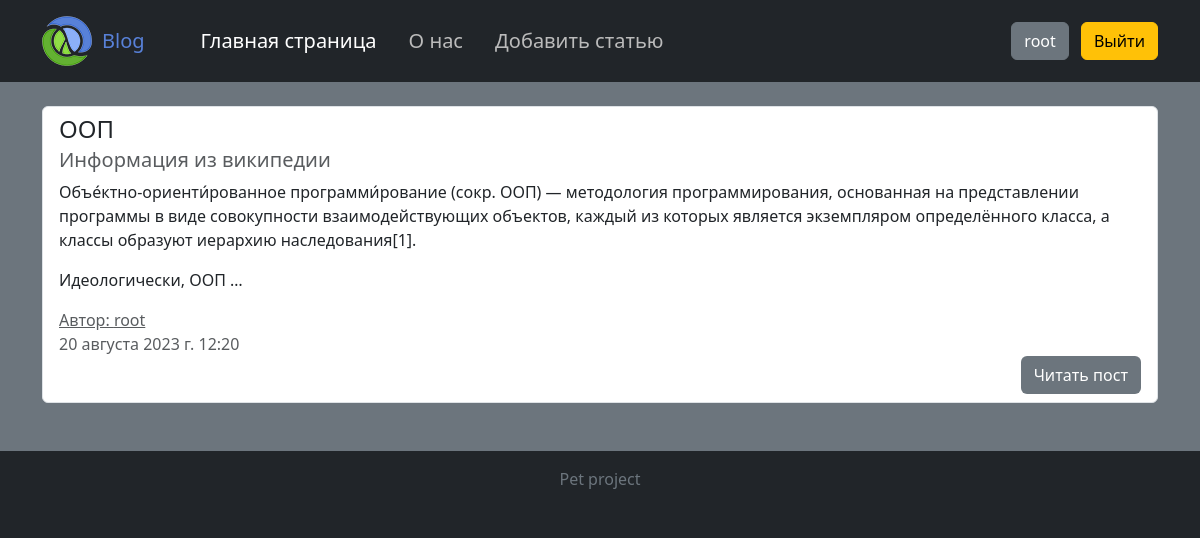
The page / (signed in) on the database its author committed.
### authenticate/models.py (models this page shows, shortened)
class CustomUser(AbstractUser):
    username = models.CharField(
        max_length=50,
        unique=True,
        help_text='Введи логин',
        validators=[
            RegexValidator(
                regex=r'^[\w-]+$',
                message='Введи корректный логин. Логин может содержать буквы, цифры и символы -, _.'
            )
        ]
    )
    slug = models.SlugField(unique=True, verbose_name='URL')
    def get_absolute_url(self):
        return f"/profile/{self.slug}/"

### articles/models.py (models this page shows)
class Articles(models.Model):
    user = models.ForeignKey(settings.AUTH_USER_MODEL, on_delete=models.CASCADE, null=True, verbose_name="User's username")
    slug = models.SlugField(max_length=255, unique=True, db_index=True, verbose_name="URL")
    title = models.CharField(max_length=255, verbose_name="Title")
    description = models.TextField(blank=True, verbose_name="Description")
    content = models.TextField(verbose_name="Text")
    time_create = models.DateTimeField(auto_now_add=True, verbose_name="Time create")
    time_update = models.DateTimeField(auto_now=True, verbose_name="Time update")
    def __str__(self):
        return self.title
    def get_absolute_url(self):
        return f"/{self.slug}/"
    class Meta:
        verbose_name = 'Статья'
        verbose_name_plural = 'Статьи'
        ordering = ['-time_create']

### articles/views.py (the view)
# urls.py: path('', ArticlesHomeView.as_view(), name='home'),
class ArticlesHomeView(DataMixin, ListView):
    model = Articles
    template_name = 'articles/articleshome.html'
    context_object_name = 'articles'
    def get_context_data(self, **kwargs):
        context = super().get_context_data(**kwargs)
        c_def = self.get_user_context(title="Главная страница")
        return context | c_def
    def get_queryset(self):
        return super().get_queryset().select_related('user')

### articles/utils.py (called while the page is built)
    def get_user_context(self, **kwargs):
        context = kwargs
        user_menu = menu.copy()
        if not self.request.user.is_authenticated:
            user_menu.pop()
        context['menu'] = user_menu
        return context

### articles/templates/articles/articleshome.html
{% extends 'articles/base.html' %}
{% block content %}
<ul class="list-group">
    {% for article in articles %}
    <li class="list-group-item mb-4">
        <h2 class="h4 mb-1">{{ article }}</h2>
        <h5 class="text-muted">{{ article.description }}</h5>
        {% autoescape on %}
        <p class="mb-0">{{ article.content|linebreaks|truncatewords:30 }}</p>
        {% endautoescape %}
        <a href="{{ article.user.get_absolute_url }}" class="text-muted">Автор: {{ article.user }}</a>
        <div class="text-muted">
            {{ article.time_create }}
            <div class="text-end"><a href="{{ article.get_absolute_url }}" class="btn bg-secondary text-white">Читать пост</a></div>
        </div>
    </li>
    {% endfor %}
</ul>
{% endblock content %}

### articles/templates/articles/base.html (shortened to what this page needs)
{% load static %}
<!DOCTYPE html>
<html lang="ru">
<head>
    <link type="text/css" rel="stylesheet" href="{% static 'articles/css/bootstrap.min.css' %}">
    <link type="text/css" rel="stylesheet" href="{% static 'articles/css/style.css' %}">
</head>
<body>
    <header class="p-3 bg-dark text-white">
        <div class="container">
            <div
                class="d-flex flex-wrap align-items-center justify-content-center justify-content-lg-start">
                <a href="{% url 'home' %}"
                    class="d-flex align-items-center mb-2 mb-lg-0 text-white text-decoration-none">
                    <img src="{% static 'articles/images/logo.png' %}" alt="Logo">
                </a>
                <a href="{% url 'home' %}" class="nav-link my-log">Blog</a>
                <ul class="nav col-12 col-lg-auto me-lg-auto mb-2 justify-content-center mb-md-0">
                    {% for m in menu %}
                    {% if m.title == title %}
                    <li class="nav-link px-3 menu-selected">{{ m.title }}</li>
                    {% else %}
                    <li><a href="{% url m.url_name %}" class="nav-link px-3 my-link">{{ m.title }}</a></li>
                    {% endif %}
                    {% endfor %}
                </ul>
                <div class="text-end">
                    {% if request.user.is_authenticated %}
                    <a href="{{user.get_absolute_url }}" class="btn btn-secondary me-2">{{ user.username }}</a>
                    <a href="{% url 'logout' %}" class="btn btn-warning">Выйти</a>
                    {% else %}
                    <a href="{% url 'login' %}" class="btn btn-outline-light me-2">Войти</a>
                    <a href="{% url 'registration' %}" class="btn btn-warning me-2">Зарегистрироваться</a>
                    {% endif %}
                </div>
            </div>
        </div>
    </header>
    <main class="p-4 bg-secondary text-light">
        <div class="container">
            {% block content %}{% endblock content %}
        </div>
    </main>
    <footer class="footer bg-dark pt-3 pb-1">
        <p class="text-secondary text-center">Pet project</p>
    </footer>
</body>
</html>

### articles/static/articles/css/style.css (style rules this page uses)
body { background-color: #212529; }
.my-link { color: #bbb; font-size: 20px; transition-property: color; transition-duration: .3s; }
.my-log { padding-left: 10px; padding-right: 40px; font-size: 20px; color: #5881d8; }
.menu-selected { color: var(--bs-white); font-size: 20px; }

### rows shown on the page
CustomUser: username "root"
Articles: title "ООП", description "Информация из википедии", content "Объе́ктно-ориенти́рованное программи́рование (сокр. ООП) — методология программирования, основанная на представлении программы в виде совокупности взаимодействующих объектов, каждый из которых является экземпляром определённого класса, а классы образуют иерархию наследования[1]. Идеологически, ООП …", user "root", time_create "20 августа 2023 г. 12:20"

### other values the page prints
{{ m.title }} "Главная страница"
{{ m.title }} "О нас" "Добавить статью"
